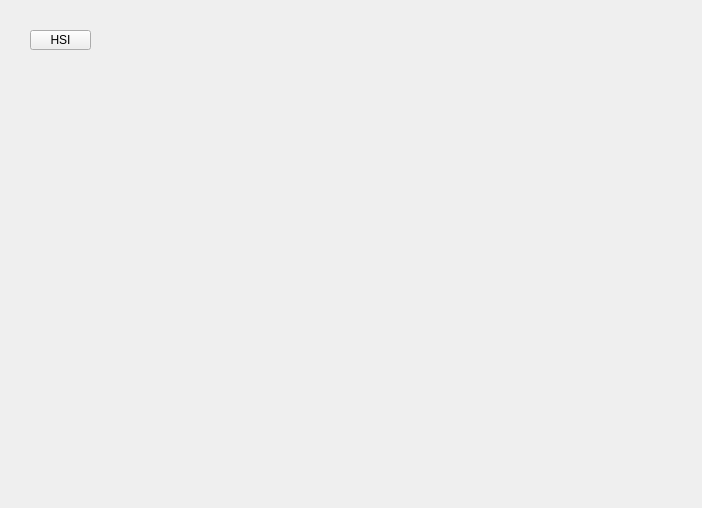
<?xml version="1.0" encoding="UTF-8"?>
<ui version="4.0">
 <class>MainWindow</class>
 <widget class="QMainWindow" name="MainWindow">
  <property name="geometry">
   <rect>
    <x>0</x>
    <y>0</y>
    <width>702</width>
    <height>508</height>
   </rect>
  </property>
  <property name="windowTitle">
   <string>MainWindow</string>
  </property>
  <widget class="QWidget" name="centralwidget">
   <widget class="QStackedWidget" name="stackedWidget">
    <property name="geometry">
     <rect>
      <x>0</x>
      <y>0</y>
      <width>691</width>
      <height>511</height>
     </rect>
    </property>
    <widget class="QWidget" name="page">
     <widget class="WidgetPFD" name="widgetPFD" native="true">
      <property name="geometry">
       <rect>
        <x>0</x>
        <y>0</y>
        <width>701</width>
        <height>461</height>
       </rect>
      </property>
      <widget class="QPushButton" name="pushButton">
       <property name="geometry">
        <rect>
         <x>30</x>
         <y>30</y>
         <width>61</width>
         <height>20</height>
        </rect>
       </property>
       <property name="text">
        <string>HSI</string>
       </property>
      </widget>
     </widget>
    </widget>
    <widget class="QWidget" name="page_2">
     <widget class="WidgetNAV" name="widgetNAV" native="true">
      <property name="geometry">
       <rect>
        <x>0</x>
        <y>0</y>
        <width>641</width>
        <height>441</height>
       </rect>
      </property>
     </widget>
     <widget class="QPushButton" name="pushButton_2">
      <property name="geometry">
       <rect>
        <x>80</x>
        <y>470</y>
        <width>71</width>
        <height>21</height>
       </rect>
      </property>
      <property name="text">
       <string>PFD</string>
      </property>
     </widget>
    </widget>
   </widget>
  </widget>
 </widget>
 <customwidgets>
  <customwidget>
   <class>WidgetPFD</class>
   <extends>QWidget</extends>
   <header>WidgetPFD.h</header>
   <container>1</container>
  </customwidget>
  <customwidget>
   <class>WidgetNAV</class>
   <extends>QWidget</extends>
   <header>WidgetNAV.h</header>
   <container>1</container>
  </customwidget>
 </customwidgets>
 <resources/>
 <connections/>
</ui>
